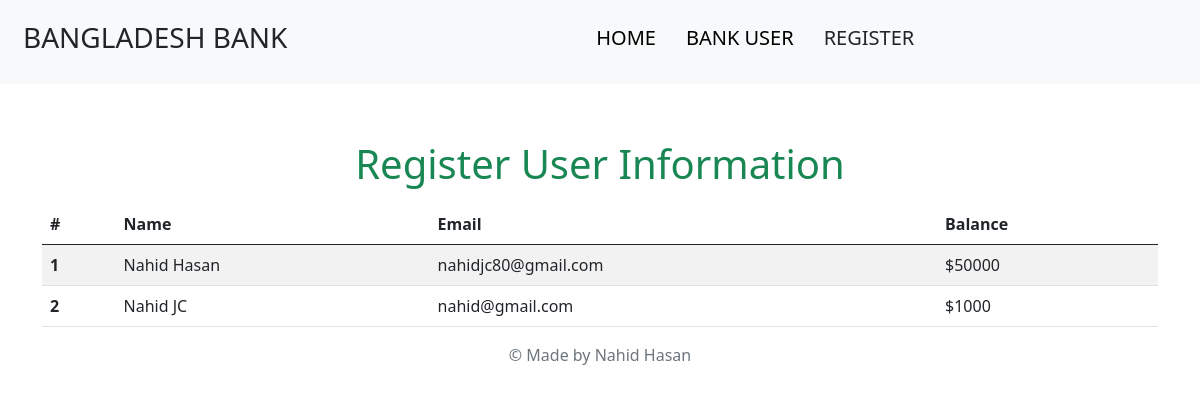
Page /user-details/ on the earlier database version.
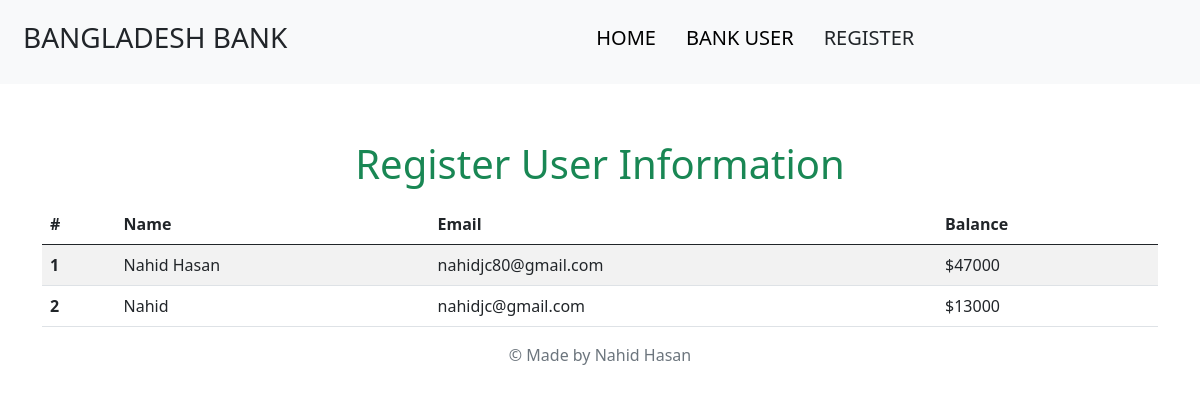
Same page on the later database version.
### banking/models.py (models this page shows)
class registerUser(models.Model):
    name = models.CharField(max_length=200, blank=False)
    email = models.EmailField(blank=False, unique=True, max_length=200)
    balance = models.IntegerField(blank=False)
    user_id = models.AutoField(primary_key=True)
    def __str__(self):
        return self.email

### banking/views.py (the view)
# urls.py: path('user-details/', views.user_details, name='user_details',),
def user_details(request):
    users = registerUser.objects.all()
    print(users)
    return render(request, 'banking/user_details.html', context={'users': users})

### templates/banking/user_details.html (shortened to what this page needs)
{% extends "base.html" %}
{% load static %}
{% block body_block %}
{% include "navbar.html"%}
<div class="container mt-5">
    <h1 class="text-center text-success p-2">Register User Information</h1>
    <table class="table table-striped">
        <thead>
            <tr>
                <th scope="col">#</th>
                <th scope="col">Name</th>
                <th scope="col">Email</th>
                <th scope="col">Balance</th>
            </tr>
        </thead>
        <tbody>
            {% for user in users %}
            <tr>
                <th scope="row">{{user.user_id}}</th>
                <td>{{user.name}}</td>
                <td>{{user.email}}</td>
                <td>${{user.balance}}</td>
            </tr>
            {% endfor %}
        </tbody>
    </table>
</div>
{% endblock %}

Differences in the rows shown:
changed registerUser "Nahid Hasan": balance "50000" → "47000"
changed registerUser id 2: name "Nahid JC" → "Nahid"; email "nahid@gmail.com" → "nahidjc@gmail.com"; balance "1000" → "13000"
